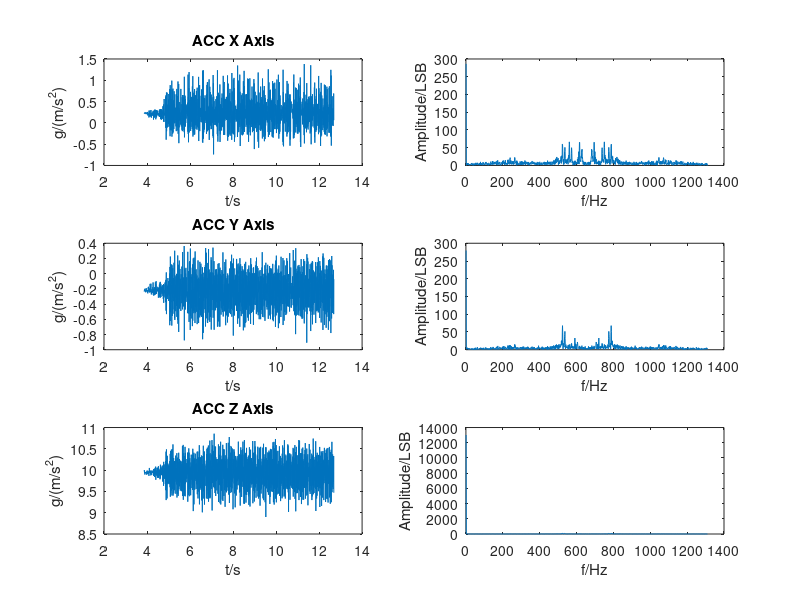

The MATLAB source for this figure:
clear all;
clc;

is_gyro = 0;

if is_gyro == 1
    data = load('./MPU6050_RawGyroNoiseData.txt');
    x  = data(:, 1);
    y1 = data(:, 2);
    y2 = data(:, 3);
    y3 = data(:, 4);
    
    subplot(3, 2, 1);
    plot(x, y1);
    xlabel('t/s');
    ylabel('Amplitude/LSB');
    title('GYRO X Axis');

    subplot(3, 2, 2);
    plot(abs(fft(y1)));
    xlabel('f/Hz');
    ylabel('Amplitude/LSB');

    subplot(3, 2, 3);
    plot(x, y2);
    xlabel('t/s');
    ylabel('Amplitude/LSB');
    title('GYRO Y Axis');

    subplot(3, 2, 4);
    plot(abs(fft(y2)));
    xlabel('f/Hz');
    ylabel('Amplitude/LSB');

    subplot(3, 2, 5);
    plot(x, y3);
    xlabel('t/s');
    ylabel('Amplitude/LSB');
    title('GYRO Z Axis');

    subplot(3, 2, 6);
    plot(abs(fft(y3)));
    xlabel('f/Hz');
    ylabel('Amplitude/LSB');
else
    data = load('./MPU6050_RawAccNoiseData.txt'); 
    x  = data(:, 1);
    y1 = data(:, 2);
    y2 = data(:, 3);
    y3 = data(:, 4);
    
    subplot(3, 2, 1);
    plot(x, y1);
    xlabel('t/s');
    ylabel('g/(m/s^2)');
    title('ACC X Axis');

    subplot(3, 2, 2);
    plot(abs(fft(y1)));
    xlabel('f/Hz');
    ylabel('Amplitude/LSB');

    subplot(3, 2, 3);
    plot(x, y2);
    xlabel('t/s');
    ylabel('g/(m/s^2)');
    title('ACC Y Axis');

    subplot(3, 2, 4);
    plot(abs(fft(y2)));
    xlabel('f/Hz');
    ylabel('Amplitude/LSB');

    subplot(3, 2, 5);
    plot(x, y3);
    xlabel('t/s');
    ylabel('g/(m/s^2)');
    title('ACC Z Axis');

    subplot(3, 2, 6);
    plot(abs(fft(y3)));
    xlabel('f/Hz');
    ylabel('Amplitude/LSB');
end
    
 

